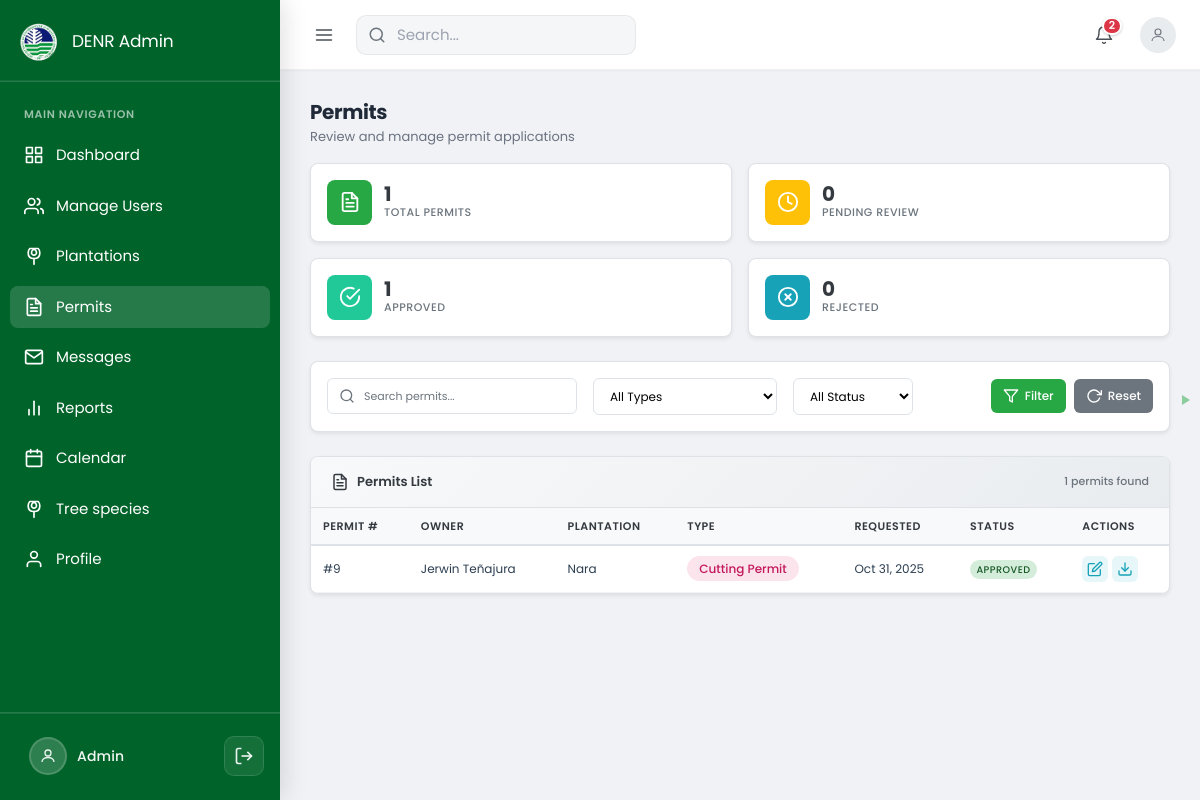
Page /modules/admin/permits/permits.php (signed in) on the committed database.
### tables this page shows
CREATE TABLE `users` (
  `user_id` int(11) NOT NULL,
  `full_name` varchar(150) NOT NULL,
  `email` varchar(100) NOT NULL,
  `password` varchar(255) NOT NULL,
  `role` enum('landowner','officer','admin') NOT NULL,
  `contact_number` varchar(20) DEFAULT NULL,
  `created_at` timestamp NOT NULL DEFAULT current_timestamp(),
  `profile_img` varchar(255) DEFAULT 'default.png',
  `status` enum('active','inactive') DEFAULT 'active'
);

CREATE TABLE `permits` (
  `permit_id` int(11) NOT NULL,
  `plantation_id` int(11) NOT NULL,
  `permit_type` enum('certificate','cutting') NOT NULL,
  `status` enum('pending','approved','rejected') DEFAULT 'pending',
  `remarks` text DEFAULT NULL,
  `requested_at` timestamp NOT NULL DEFAULT current_timestamp(),
  `approved_at` timestamp NULL DEFAULT NULL
);

CREATE TABLE `plantations` (
  `plantation_id` int(11) NOT NULL,
  `user_id` int(11) NOT NULL,
  `plantation_name` varchar(150) DEFAULT NULL,
  `tree_species` varchar(100) DEFAULT NULL,
  `land_area` decimal(10,2) DEFAULT NULL,
  `location_address` text DEFAULT NULL,
  `latitude` decimal(10,6) DEFAULT NULL,
  `longitude` decimal(10,6) DEFAULT NULL,
  `status` enum('pending','validated','registered') DEFAULT 'pending',
  `registered_at` timestamp NULL DEFAULT NULL
);

### modules/admin/permits/permits.php (the view, shortened to what the rows shown need)
<?php
$database = new Database();
$db = $database->getConnection();
$query = "SELECT p.*, pl.plantation_name, pl.tree_species, u.full_name as owner_name
          FROM permits p
          JOIN plantations pl ON p.plantation_id = pl.plantation_id
          JOIN users u ON pl.user_id = u.user_id
          ORDER BY p.requested_at DESC";
$stmt = $db->prepare($query);
$stmt->execute();
$permits = $stmt->fetchAll(PDO::FETCH_ASSOC);
?>
<!DOCTYPE html>
<html lang="en">
<head>
    <link href="https://cdn.jsdelivr.net/npm/bootstrap@5.3.0/dist/css/bootstrap.min.css" rel="stylesheet">
    <link rel="stylesheet" href="https://cdnjs.cloudflare.com/ajax/libs/font-awesome/6.4.0/css/all.min.css">
    <link rel="stylesheet" href="../../../assets/css/main.css">
    <link rel="stylesheet" href="../../../assets/css/admin_dashboard.css">
    <link rel="stylesheet" href="../../../assets/css/admin_users.css">
    <link rel="stylesheet" href="../../../assets/css/admin_permits.css">
</head>
<body class="admin-permits-page">
    <div class="dashboard-container">
        <?php include '../../../admin_includes/sidebar.php'; ?>
        <main class="main-content">
            <?php include '../../../admin_includes/header.php'; ?>
            <div class="dashboard-content admin-dashboard admin-permits">
                <header class="admin-dashboard-header">
                    <div>
                        <h1 class="admin-dashboard-title">Permits</h1>
                    </div>
                </header>
                <div class="admin-table-card">
                    <div class="table-responsive">
                        <?php if (empty($permits)): ?>
                        <table class="admin-table">
                            <thead>
                                <tr>
                                    <th>Permit #</th>
                                    <th>Owner</th>
                                    <th>Plantation</th>
                                    <th>Type</th>
                                    <th>Requested</th>
                                    <th>Status</th>
                                    <th>Actions</th>
                                </tr>
                            </thead>
                            <tbody>
                                <tr>
                                    <td colspan="7" class="no-data">
                                        <div class="empty-state">
                                            <svg class="icon-svg empty-state-icon" viewBox="0 0 24 24" fill="none"
                                                stroke="currentColor" stroke-width="2" stroke-linecap="round"
                                                stroke-linejoin="round" style="display: none;">
                                                <path d="M14 2H6a2 2 0 0 0-2 2v16a2 2 0 0 0 2 2h12a2 2 0 0 0 2-2V8z" />
                                                <polyline points="14 2 14 8 20 8" />
                                                <line x1="16" y1="13" x2="8" y2="13" />
                                                <line x1="16" y1="17" x2="8" y2="17" />
                                                <polyline points="10 9 9 9 8 9" />
                                            </svg>
                                            <h5>No Permits Found</h5>
                                            <p>There are no permit applications in the system yet.</p>
                                        </div>
                                    </td>
                                </tr>
                            </tbody>
                        </table>
                        <?php else: ?>
                        <div class="permit-list">
                            <table class="admin-table permits-table">
                                <thead>
                                    <tr>
                                        <th>Permit #</th>
                                        <th>Owner</th>
                                        <th>Plantation</th>
                                        <th>Type</th>
                                        <th>Requested</th>
                                        <th>Status</th>
                                        <th>Actions</th>
                                    </tr>
                                </thead>
                                <tbody>
                                    <?php foreach ($permits as $permit): ?>
                                    <?php
                                    $document = null;
                                    if ($permit['status'] === 'approved') {
                                        $doc_query = "SELECT * FROM documents WHERE plantation_id = :plantation_id ORDER BY uploaded_at DESC LIMIT 1";
                                        $doc_stmt = $db->prepare($doc_query);
                                        $doc_stmt->execute([':plantation_id' => $permit['plantation_id']]);
                                        $document = $doc_stmt->fetch(PDO::FETCH_ASSOC);
                                    }
                                    $typeLabel = $permit['permit_type'] === 'certificate' ? 'Registration Certificate' : 'Cutting Permit';
                                    ?>
                                    <tr data-type="<?php echo htmlspecialchars($permit['permit_type']); ?>">
                                        <td class="permit-id">#<?php echo (int)$permit['permit_id']; ?></td>
                                        <td class="permit-owner"><?php echo htmlspecialchars($permit['owner_name']); ?>
                                        </td>
                                        <td class="permit-plantation">
                                            <?php echo htmlspecialchars($permit['plantation_name']); ?></td>
                                        <td>
                                            <span
                                                class="permit-type-badge permit-type-<?php echo $permit['permit_type']; ?>"><?php echo htmlspecialchars($typeLabel); ?></span>
                                        </td>
                                        <td class="permit-date">
                                            <?php echo date('M d, Y', strtotime($permit['requested_at'])); ?></td>
                                        <td>
                                            <span
                                                class="status-badge status-<?php echo $permit['status']; ?>"><?php echo ucfirst($permit['status']); ?></span>
                                        </td>
                                        <td>
                                            <div class="action-buttons">
                                                <button type="button" class="btn-action btn-review"
                                                    onclick="reviewPermit(<?php echo htmlspecialchars(json_encode($permit)); ?>)">
                                                    <svg class="icon-svg" viewBox="0 0 24 24" fill="none"
                                                        stroke="currentColor" stroke-width="2" stroke-linecap="round"
                                                        stroke-linejoin="round">
                                                        <path
                                                            d="M11 4H4a2 2 0 0 0-2 2v14a2 2 0 0 0 2 2h14a2 2 0 0 0 2-2v-7" />
                                                        <path
                                                            d="M18.5 2.5a2.121 2.121 0 0 1 3 3L12 15l-4 1 1-4 9.5-9.5z" />
                                                    </svg>
                                                </button>
                                                <?php if ($document): ?>
                                                <a href="../../../<?php echo htmlspecialchars($document['file_path']); ?>"
                                                    class="btn-action btn-download"
                                                    download="<?php echo htmlspecialchars($document['file_name']); ?>"
                                                    title="Download document">
                                                    <svg class="icon-svg" viewBox="0 0 24 24" fill="none"
                                                        stroke="currentColor" stroke-width="2" stroke-linecap="round"
                                                        stroke-linejoin="round">
                                                        <path d="M21 15v4a2 2 0 0 1-2 2H5a2 2 0 0 1-2-2v-4" />
                                                        <polyline points="7 10 12 15 17 10" />
                                                        <line x1="12" y1="15" x2="12" y2="3" />
                                                    </svg>
                                                </a>
                                                <?php endif; ?>
                                            </div>
                                        </td>
                                    </tr>
                                    <?php endforeach; ?>
                                </tbody>
                            </table>
                        </div>
                        <?php endif; ?>
                    </div>
                </div>
            </div>
        </main>
    </div>
    <?php include __DIR__ . '/../../../includes/role_notifications.php'; ?>
</body>
</html>

### admin_includes/sidebar.php (shortened to what the rows shown need)
<?php
$sidebar_profile_img = 'default.png';
$sidebar_user_name = 'User';
try {
    $database = new Database();
    $db = $database->getConnection();
    $stmt = $db->prepare("SELECT profile_img, full_name FROM users WHERE user_id = :user_id");
    $stmt->bindParam(':user_id', $_SESSION['user_id']);
    $stmt->execute();
    $row = $stmt->fetch(PDO::FETCH_ASSOC);
    if ($row) {
        $sidebar_profile_img = $row['profile_img'] ?? 'default.png';
        $sidebar_user_name = $row['full_name'] ?? 'User';
    }
} catch (Exception $e) {
}
?>
<!DOCTYPE html>
<html lang="en">
<head>
    <link href="https://cdn.jsdelivr.net/npm/bootstrap@5.3.0/dist/css/bootstrap.min.css" rel="stylesheet">
    <link rel="stylesheet" href="https://cdnjs.cloudflare.com/ajax/libs/font-awesome/6.4.0/css/all.min.css">
    <link rel="stylesheet" href="../../../assets/css/main.css">
</head>
<body>
    <aside class="sidebar">
        <div class="sidebar-footer">
            <div class="sidebar-footer-row">
                <a href="../profile/profile.php" class="sidebar-profile">
                    <?php
                    $img_path = __DIR__ . '/../assets/uploads/profiles/' . $sidebar_profile_img;
                    if ($sidebar_profile_img !== 'default.png' && file_exists($img_path)): ?>
                    <img src="../../../assets/uploads/profiles/<?php echo htmlspecialchars($sidebar_profile_img); ?>"
                        alt="" class="sidebar-profile-img">
                    <?php else: ?>
                    <span class="sidebar-profile-avatar"><svg viewBox="0 0 24 24" fill="none" stroke="currentColor"
                            stroke-width="1.75">
                            <circle cx="12" cy="8" r="4" />
                            <path d="M4 20c0-4 4-6 8-6s8 2 8 6" />
                        </svg></span>
                    <?php endif; ?>
                    <span class="sidebar-profile-name"><?php echo htmlspecialchars($sidebar_user_name); ?></span>
                </a>
            </div>
        </div>
    </aside>
</body>
</html>

### rows in the picture
users: full_name "Admin"
permits: permit_id "9", users.full_name "Jerwin Teñajura", plantation.plantation_name "Nara", permit_type "Cutting Permit", requested_at "Oct 31, 2025", status "APPROVED"

### other values in the picture
$notifCount "2"
$stats['total'] "1"
$stats['pending'] "0"
$stats['approved'] "1"
$stats['rejected'] "0"
count($permits) "1"
